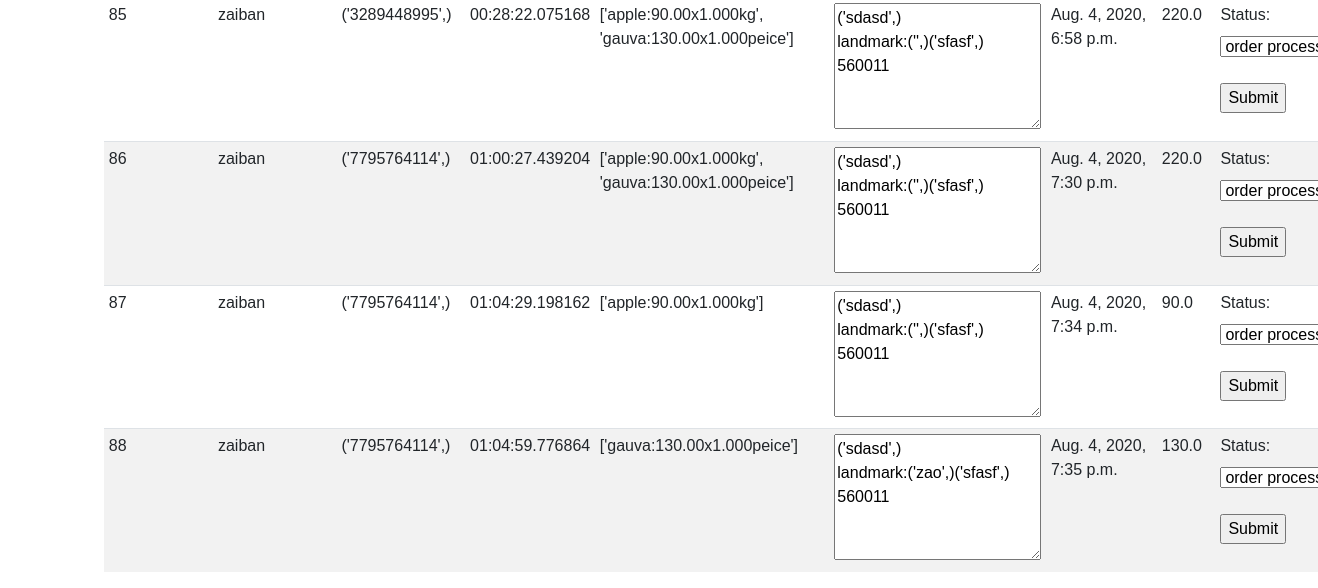
/managerdash (signed in, lower part), run on an earlier commit of the app's database.
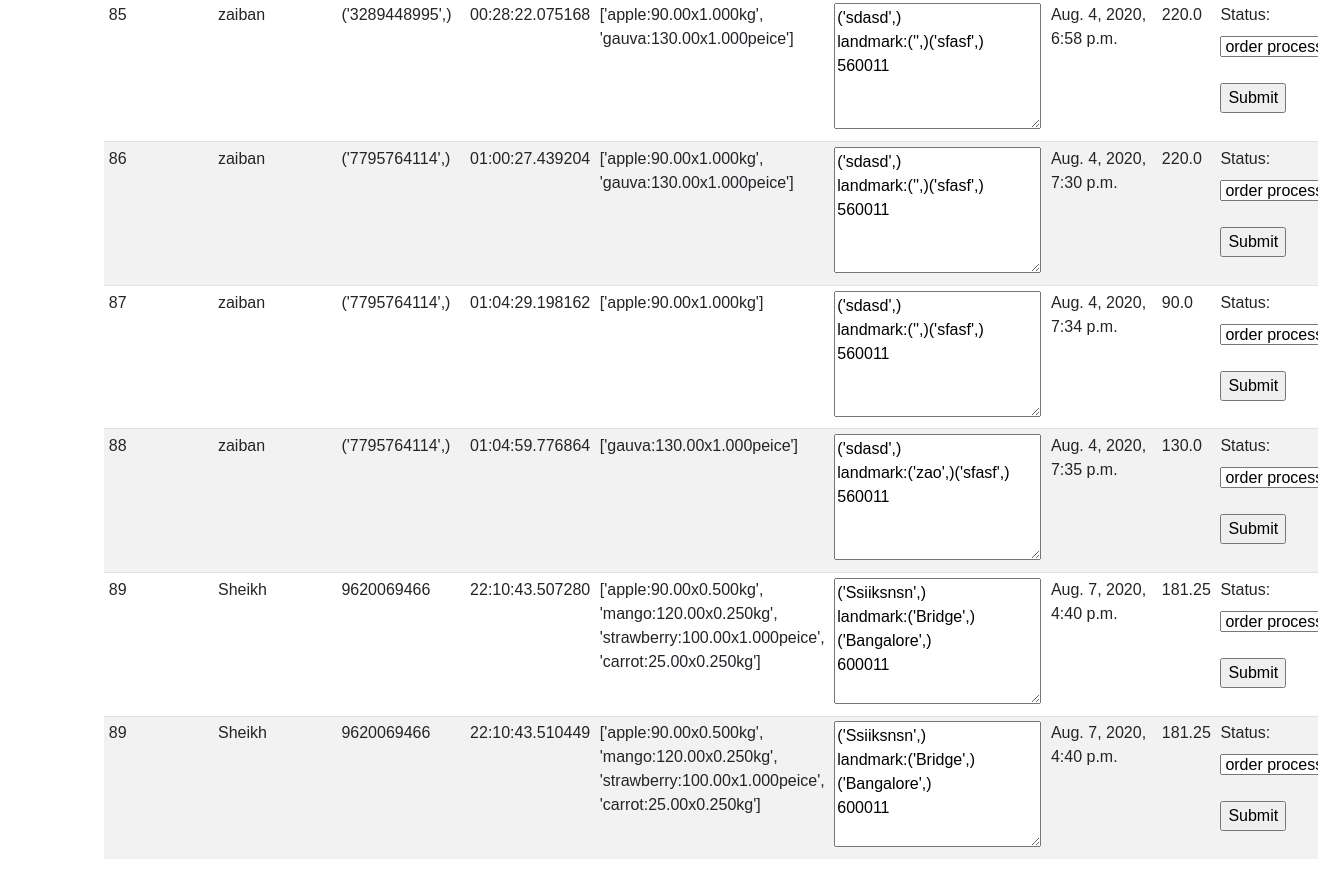
And on a later commit of the database.
### atoz_store/models.py (models this page shows)
class manager(models.Model):
    Orderm=models.CharField(max_length=1000,null=True)
    namem=models.CharField(max_length=400,null=True)
    phonem=models.CharField(max_length=400,null=True)
    trans_id = models.CharField(max_length=400,null=True)
    productm = models.CharField(max_length=400,null=True)
    quantitym=models.CharField(max_length=400,null=True)
    adressm=models.CharField(max_length=400,null=True)
    date = models.DateTimeField(auto_now_add=True)
    totalm = models.CharField(max_length=400,null=True)

### manager/views.py (the view)
# urls.py: path("managerdash",views.managerdash,name="managerdash"),
def managerdash(request):
    user = request.user
    if user is not None and user.is_superuser:
        managerda = list(manager.objects.all())
        print(managerda)
        orders = list(Order.objects.all())
        customers = list(Customer.objects.all())
        if request.method =="POST":
            print("zain suvar")
            status = request.POST["status"]
            orders.Status=status
        context = {'customers':customers,'orders':orders,'managerda':managerda}
        return render(request,'atoz_store/manager.html',context)
    else:
        return render(request,'atoz_store/managelogin.html')

### atoz_store/Templates/atoz_store/manager.html (shortened to what this page needs)
{% extends 'atoz_store/main.html' %}
{% load static %}
{% block content %}
<table  class="table table-striped table-sm">
    <tbody>
      {% for mdr in managerda %}
      <tr>
        <td>{{mdr.Orderm}}</td>
        <td>{{mdr.namem}}</td>
        <td>{{mdr.phonem}}</td>
        <td>{{mdr.trans_id}}</td>
        <td>{{mdr.productm}}</td>
        <td><textarea name="" id="" cols="20" rows="5">{{mdr.adressm}}</textarea></td>
        <td>{{mdr.date}}</td>
        <td>{{mdr.totalm}}</td>
        <td><form  method="POST" action="managerdash">
          <label for="status">Status:</label>
          <select name="status" id="status">
            <option value="orderprocessing">order processing</option>
          </select>
          <br><br>
          <input type="submit" value="Submit">
        </form></td>
      </tr>
      {% endfor %}
    </tbody>
  </table>
{% endblock content%}

What changed in the data, as far as the page shows it:
added manager: Orderm "89", namem "Sheikh", phonem "9620069466", trans_id "22:10:43.507280", productm "['apple:90.00x0.500kg', 'mango:120.00x0.250kg', 'strawberry:100.00x1.000peice', 'carrot:25.00x0.250kg']", adressm "('Ssiiksnsn',) landmark:('Bridge',)('Bangalore',) 600011", date "Aug. 7, 2020, 4:40 p.m.", totalm "181.25"
added manager: Orderm "89", namem "Sheikh", phonem "9620069466", trans_id "22:10:43.510449", productm "['apple:90.00x0.500kg', 'mango:120.00x0.250kg', 'strawberry:100.00x1.000peice', 'carrot:25.00x0.250kg']", adressm "('Ssiiksnsn',) landmark:('Bridge',)('Bangalore',) 600011", date "Aug. 7, 2020, 4:40 p.m.", totalm "181.25"
